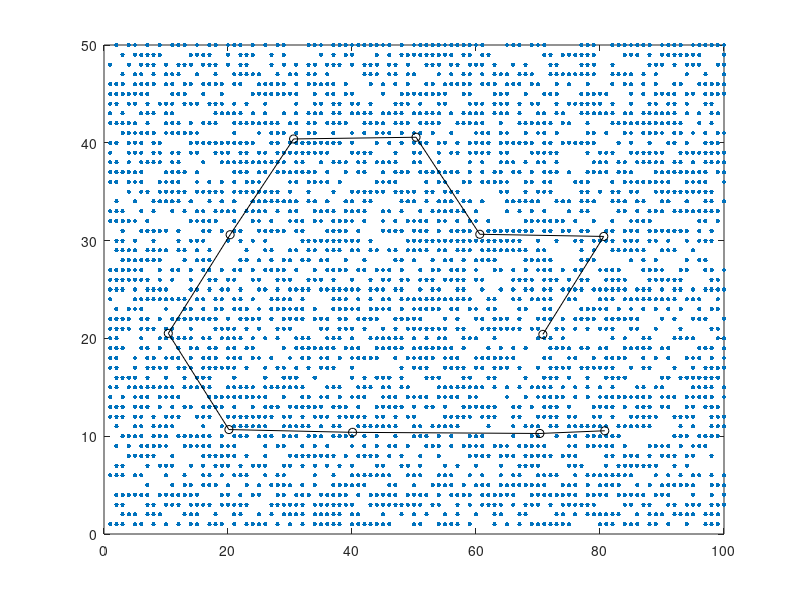

Reproduce this figure in MATLAB. (Note: this script raises an error after producing the figure.)
function xy2mn_test()
% XY2MN_TEST  test function for XY2MN
%  
% More detailed description of the test goes here.
%
%
%   See also xy2mn

%% Copyright notice
%   --------------------------------------------------------------------
%   Copyright (C) 2010 Deltares
%       Pieter van Geer
%
%       pieter.vangeer@deltares.nl	
%
%       Rotterdamseweg 185
%       2629 HD Delft
%       P.O. 177
%       2600 MH Delft
%
%   This library is free software: you can redistribute it and/or
%   modify it under the terms of the GNU Lesser General Public
%   License as published by the Free Software Foundation, either
%   version 2.1 of the License, or (at your option) any later version.
%
%   This library is distributed in the hope that it will be useful,
%   but WITHOUT ANY WARRANTY; without even the implied warranty of
%   MERCHANTABILITY or FITNESS FOR A PARTICULAR PURPOSE.  See the GNU
%   Lesser General Public License for more details.
%
%   You should have received a copy of the GNU Lesser General Public
%   License along with this library. If not, see <http://www.gnu.org/licenses/>.
%   --------------------------------------------------------------------

% This tools is part of <a href="http://OpenEarth.Deltares.nl">OpenEarthTools</a>.
% OpenEarthTools is an online collaboration to share and manage data and 
% programming tools in an open source, version controlled environment.
% Sign up to recieve regular updates of this function, and to contribute 
% your own tools.

%% Version <http://svnbook.red-bean.com/en/1.5/svn.advanced.props.special.keywords.html>
% Created: 23 Jun 2010
% Created with Matlab version: 7.10.0.499 (R2010a)

% $Id$
% $Date$
% $Author$
% $Revision$
% $HeadURL$
% $Keywords: $

percentage_gaps = 50;
[x,y]=meshgrid(1:100,1:50);

randomindices = unique(round(rand(round(length(x(:)).*percentage_gaps./100),1).*length(x(:))));
randomindices(randomindices<1) = [];

x(randomindices) = nan;
y(randomindices) = nan;

plot(x(:),y(:),'.','markersize',10,'displayname','active centers grid (x,y)')

xv = [1.5 2.5 2  ];
yv = [4.9 4.2 3.1];

yv = [20.4131
      30.4257
      30.6474
      40.5693
      40.3929
      30.6020
      20.5189
      10.6776
      10.3955
      10.2796
      10.5567];

xv = [70.7830
      80.6071
      60.6126
      50.3269
      30.5797
      20.3434
      10.3709
      20.1456
      40.0907
      70.3049
      80.7720];

hold on
plot(xv,yv,'k-o','displayname','polygon (xv,yv)')

[m,n,mn] = xy2mn(x,y,xv,yv);
%S  = xy2mn(x,y,xv,yv);
%mn = S.mn;
%m  = S.m;
%n  = S.n;

%mmax = size(x,1);
%m    = mod((mn)-1,mmax)+1
%n    = (((mn)-m+mmax))/mmax;
disp('x          x(mn)      y          y(mn)     mn           m          n          ')

plot(x(mn),y(mn),'k--s','displayname','nearest grid nodes (x(mn),y(mn))')

for i=1:length(m)
   if i==1
   plot(x(m(i),n(i)),y(m(i),n(i)),'rx','displayname','nearest grid nodes (x(m,n),y(m,n))')
   else
   plot(x(m(i),n(i)),y(m(i),n(i)),'rx','handlevisibility','off'); % not in legend
   end
   text(x(m(i),n(i)),y(m(i),n(i)),['m = ',num2str(m(i)),' n = ',num2str(n(i))])
   
   disp(num2str([xv(i) x(mn(i)) yv(i) y(mn(i)) mn(i) m(i) n(i) ],'%10f '))
end

xlabel('n')
ylabel('m')

legend('location','NorthEast')
axis equal